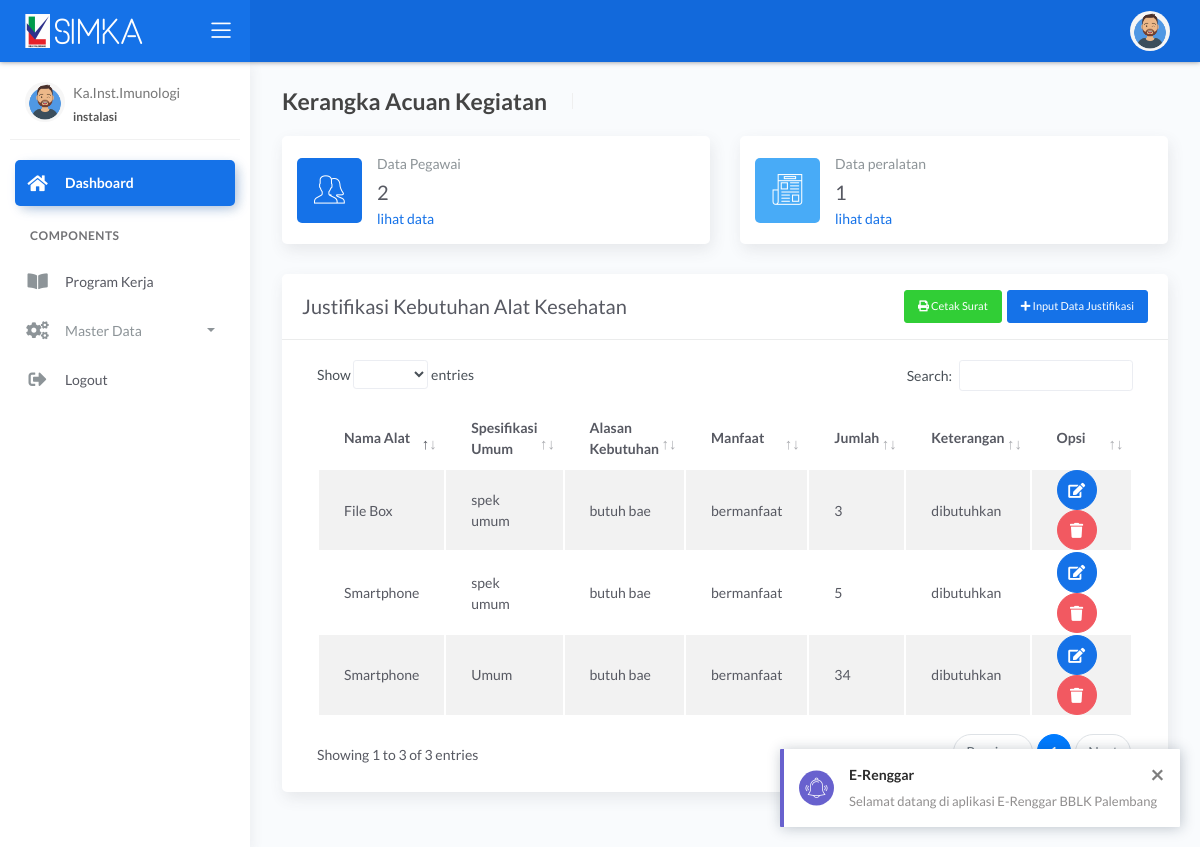
The app's page /instalasi/kak.php?id_surat=1&id_proker=6 (signed in) with its own data.
### tables this page shows
CREATE TABLE `justifikasi` (
  `id_justifikasi` int(11) NOT NULL,
  `id_barang` int(11) NOT NULL,
  `spesifikasi_umum` varchar(255) NOT NULL,
  `alasan_kebutuhan` varchar(255) NOT NULL,
  `manfaat` varchar(255) NOT NULL,
  `jumlah_unit` int(11) NOT NULL,
  `id_proker` int(11) NOT NULL,
  `id_user` int(11) NOT NULL,
  `ket_justifikasi` varchar(255) NOT NULL
);

CREATE TABLE `barang` (
  `id_barang` int(11) NOT NULL,
  `nama_barang` varchar(255) NOT NULL,
  `nama_umum` varchar(255) NOT NULL,
  `satuan` varchar(255) NOT NULL,
  `kategori` enum('Alat Kesehatan','Pengolah Data','Peralatan Kantor','') NOT NULL
);

### instalasi/kak.php (the view, shortened to what this page needs)
<?php include 'header.php';
$peralatan=mysqli_query($koneksi,"SELECT * FROM peralatan WHERE id_user = '".$_SESSION['id_user']."'")or die(mysql_error());
$id_proker = $_GET["id_proker"];
$pegawai=mysqli_query($koneksi,"SELECT * FROM pegawai WHERE id_user = '".$_SESSION['id_user']."'")or die(mysql_error());
$justifikasi = mysqli_query($koneksi,"SELECT * FROM justifikasi INNER JOIN barang ON barang.id_barang = justifikasi.id_barang WHERE justifikasi.id_proker = $id_proker AND justifikasi.id_user=".$_SESSION['id_user']."")or die(mysql_error());
?>
<div class="main-panel">
	<div class="content">
		<div class="page-inner">
			<div class="page-header">
				<h4 class="page-title">Kerangka Acuan Kegiatan</h4>
				<ul class="breadcrumbs">
				</ul>
			</div>
			<div class="row">
				<div class="col-sm-6 col-md-6">
					<div class="card card-stats card-round">
						<div class="card-body ">
							<div class="row align-items-center">
								<div class="col-icon">
									<div class="icon-big text-center icon-primary bubble-shadow-small">
										<i class="flaticon-users"></i>
									</div>
								</div>
								<div class="col col-stats ml-3 ml-sm-0">
									<div class="numbers">
										<p class="card-category">Data Pegawai</p>
										<h4 class="card-title"><?= mysqli_num_rows($pegawai); ?></h4>
										<a href="master_pegawai.php">lihat data</a>
									</div>
								</div>
							</div>
						</div>
					</div>
				</div>
				<div class="col-sm-6 col-md-6">
					<div class="card card-stats card-round">
						<div class="card-body">
							<div class="row align-items-center">
								<div class="col-icon">
									<div class="icon-big text-center icon-info bubble-shadow-small">
										<i class="flaticon-interface-6"></i>
									</div>
								</div>
								<div class="col col-stats ml-3 ml-sm-0">
									<div class="numbers">
										<p class="card-category">Data peralatan</p>
										<h4 class="card-title"><?= mysqli_num_rows($peralatan); ?></h4>
										<a href="master_peralatan.php">lihat data</a>
									</div>
								</div>
							</div>
						</div>
					</div>
				</div>
			</div>
			<div class="row">
				<div class="col-12">
					<div class="card">
						<div class="card-header">
							<h4 class="card-title">	Justifikasi Kebutuhan Alat Kesehatan
								<button type="button" class="btn btn-sm btn-primary" data-toggle="modal" data-target="#exampleModal" style="float: right;">
									<span class="fas fa-plus"></span> Input Data Justifikasi</button>
									<button type="button" class="btn btn-sm btn-success" style="float: right;margin-right: 5px;">
										<span class="fas fa-print"></span> Cetak Surat</button>
									</h4>
								</div>
								<div class="card-body">
									<div class="table-responsive">
										<table id="multi-filter-select" class="display table table-striped table-hover" >
											<thead>
												<tr>
													<th>Nama Alat</th>
													<th>Spesifikasi Umum</th>
													<th>Alasan Kebutuhan</th>
													<th>Manfaat</th>
													<th>Jumlah</th>
													<th>Keterangan</th>
													<th width="90px">Opsi</th>
												</tr>
											</thead>
											<tbody>
												<?php
												while($d=mysqli_fetch_array($justifikasi)){
													?>
													<tr>
														<td><?= $d["nama_barang"] ?></td>
														<td><?= $d["spesifikasi_umum"] ?></td>
														<td><?= $d["alasan_kebutuhan"] ?></td>
														<td><?= $d["manfaat"] ?></td>
														<td><?= $d["jumlah_unit"] ?></td>
														<td><?= $d["ket_justifikasi"] ?></td>
														<td><button type="button" class="btn btn-icon btn-round btn-primary">
															<i class="fa fa-edit"></i>
														</button>
														<button type="button" class="btn btn-icon btn-round btn-danger">
															<i class="fa fa-trash"></i>
														</button></td>
													</tr>
												<?php } ?>
											</tbody>
										</table>
									</div>
								</div>
							</div>
						</div>
					</div>
					<div class="row">
						<div class="col-12">
						</div>
					</div>
				</div>
			</div>
		</div>
		<?php include 'footer.php';?>

### records on screen
justifikasi: id_barang.nama_barang "File Box", spesifikasi_umum "spek umum", alasan_kebutuhan "butuh bae", manfaat "bermanfaat", jumlah_unit "3", ket_justifikasi "dibutuhkan"
justifikasi: id_barang.nama_barang "Smartphone", spesifikasi_umum "spek umum", alasan_kebutuhan "butuh bae", manfaat "bermanfaat", jumlah_unit "5", ket_justifikasi "dibutuhkan"
justifikasi: id_barang.nama_barang "Smartphone", spesifikasi_umum "Umum", alasan_kebutuhan "butuh bae", manfaat "bermanfaat", jumlah_unit "34", ket_justifikasi "dibutuhkan"

### other values on screen
$_SESSION['nama'] "Ka.Inst.Imunologi"
$_SESSION['level'] "instalasi"
mysqli_num_rows($pegawai) "2"
mysqli_num_rows($peralatan) "1"
